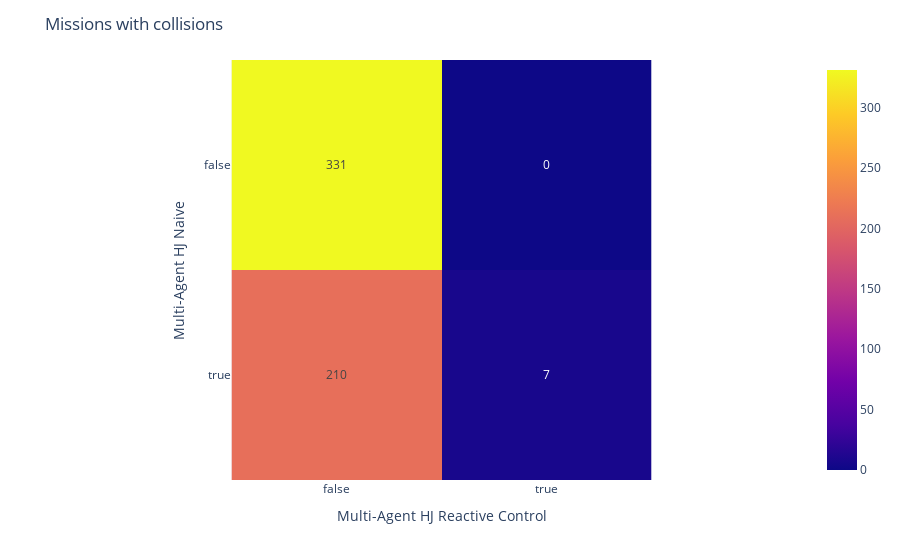

Notebook source saved alongside this figure:
### Markdown cell above
+  Missions with collisions

### Code cell
fig_conf_react_coll = plot_confusion_matrix(metrics_hj_naive["Number_of_collision"]>0, 
                        metrics_hj_reactive["Number_of_collision"]>0, 'Multi-Agent HJ Naive', 
                        'Multi-Agent HJ Reactive Control', title_name="Missions with collisions")

### Figure 1 — Plotly figure (JSON) as saved in the notebook; plotly's stock layout.template omitted (floating-point values rounded to 4 significant figures)
{"data": [{"coloraxis": "coloraxis", "hovertemplate": "Multi-Agent HJ Reactive Control: %{x}<br>Multi-Agent HJ Naive: %{y}<br>color: %{z}<extra></extra>", "name": "0", "texttemplate": "%{z}", "type": "heatmap", "x": [false, true], "xaxis": "x", "y": [false, true], "yaxis": "y", "z": [[331, 0], [210, 7]]}], "layout": {"coloraxis": {"colorscale": [[0, "#0d0887"], [0.1111, "#46039f"], [0.2222, "#7201a8"], [0.3333, "#9c179e"], [0.4444, "#bd3786"], [0.5556, "#d8576b"], [0.6667, "#ed7953"], [0.7778, "#fb9f3a"], [0.8889, "#fdca26"], [1, "#f0f921"]]}, "margin": {"t": 60}, "title": {"text": "Missions with collisions"}, "xaxis": {"anchor": "y", "constrain": "domain", "domain": [0, 1], "scaleanchor": "y", "title": {"text": "Multi-Agent HJ Reactive Control"}}, "yaxis": {"anchor": "x", "autorange": "reversed", "constrain": "domain", "domain": [0, 1], "title": {"text": "Multi-Agent HJ Naive"}}}}
